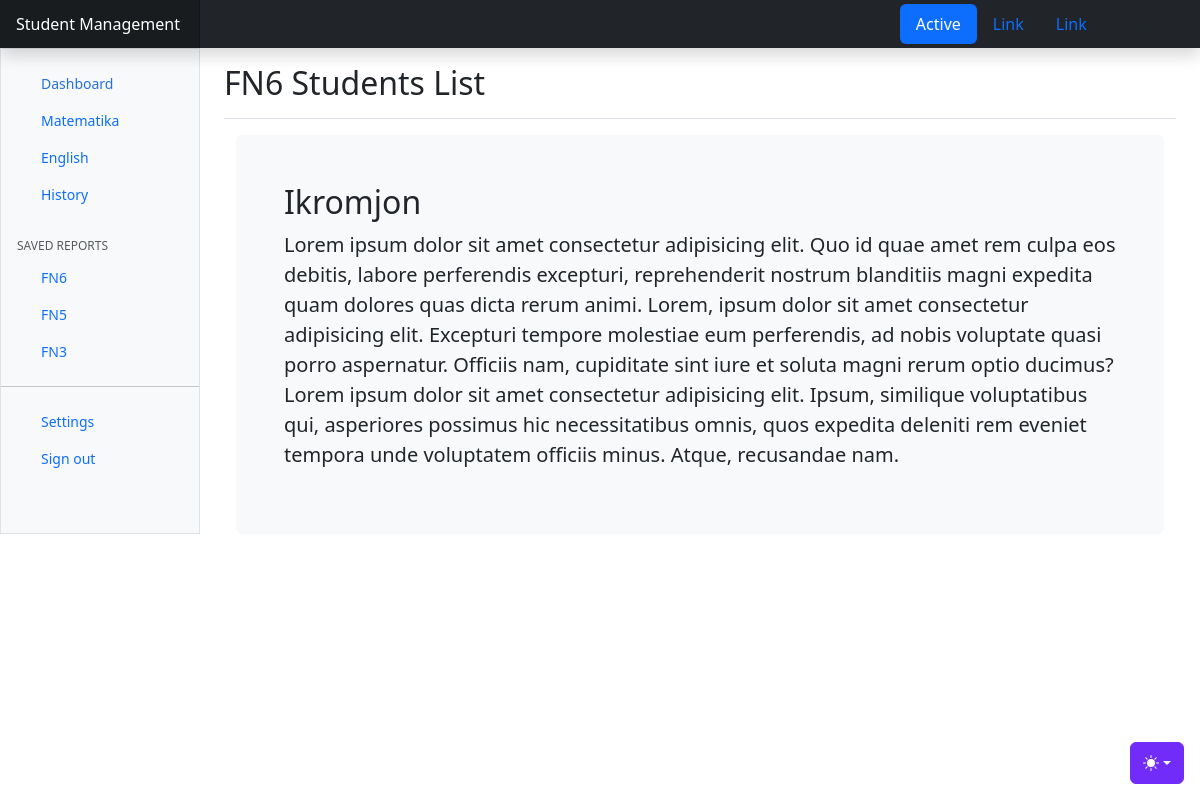
/show/student-ikromjon/, run on the app's committed database.
### student/models.py (models this page shows, shortened)
class Category(models.Model):
    name = models.CharField(max_length=255)
    slug = models.SlugField(max_length=255,unique=True,db_index=True)

class GroupPost(models.Model):
    group_name = models.CharField(max_length=255)
    slug = models.SlugField(max_length=255,unique=True,db_index=True)

class Student(models.Model):
    name = models.CharField(max_length=255)
    content = models.TextField(blank=True)
    slug = models.SlugField(max_length=255,unique=True,db_index=True)
    time_create = models.DateTimeField(auto_now_add=True)
    time_update = models.DateTimeField(auto_now=True)
    is_active = models.BooleanField(default=True)
    cat = models.ForeignKey('Category',on_delete = models.PROTECT, related_name='students')
    group = models.ManyToManyField('GroupPost',blank=True,related_name='group_student')

### student/views.py (the view)
# urls.py: path('show/<slug:post_slug>/',views.show_post, name='student_post'),
def show_post(request,post_slug):
    student = get_object_or_404(Student,slug=post_slug)
    data = {
        'title':'Student Management',
        'page':'Student Post',
        'students':student,
        'categories':categories,
        'groups':groups
    }
    return render(request,'student/post.html',data)

### student/templates/student/post.html
{% extends "base.html" %}
{% block content %}
<main class="col-md-9 ms-sm-auto col-lg-10 px-md-4">
    <div class="d-flex justify-content-between flex-wrap flex-md-nowrap align-items-center pt-3 pb-2 mb-3 border-bottom">
      <h1 class="h2">FN6 Students List</h1>
    </div>
    <main class="container">
    <div class="bg-body-tertiary p-5 rounded">
      <h2>{{students.name}}</h2>
      <p class="lead">Lorem ipsum dolor sit amet consectetur adipisicing elit. Quo id quae amet rem culpa eos debitis, labore perferendis excepturi, reprehenderit nostrum blanditiis magni expedita quam dolores quas dicta rerum animi. Lorem, ipsum dolor sit amet consectetur adipisicing elit. Excepturi tempore molestiae eum perferendis, ad nobis voluptate quasi porro aspernatur. Officiis nam, cupiditate sint iure et soluta magni rerum optio ducimus? Lorem ipsum dolor sit amet consectetur adipisicing elit. Ipsum, similique voluptatibus qui, asperiores possimus hic necessitatibus omnis, quos expedita deleniti rem eveniet tempora unde voluptatem officiis minus. Atque, recusandae nam.</p>
    </div>
  </main>
</main>
{% endblock content %}

### templates/base.html (shortened to what this page needs)
{% load static %}
<!doctype html>
<html lang="en" data-bs-theme="auto">
  <head><script src="{% static "student/assets/js/color-modes.js" %}"></script>
    <link rel="stylesheet" href="https://cdn.jsdelivr.net/npm/@docsearch/css@3">
<link href="{% static "student/assets/dist/css/bootstrap.min.css" %}" rel="stylesheet">
<link href="https://cdn.jsdelivr.net/npm/bootstrap-icons@1.10.5/font/bootstrap-icons.min.css" rel="stylesheet">
    <link href="{% static "student/dashboard.css" %}" rel="stylesheet">
  </head>
  <body>
{% include "includes/mode.html" %}
{% include "includes/navbar.html" %}
<div class="container-fluid">
  <div class="row">
    <div class="sidebar border border-right col-md-3 col-lg-2 p-0 bg-body-tertiary">
      <div class="offcanvas-md offcanvas-end bg-body-tertiary" tabindex="-1" id="sidebarMenu" aria-labelledby="sidebarMenuLabel">
        <div class="offcanvas-body d-md-flex flex-column p-0 pt-lg-3 overflow-y-auto">
          <ul class="nav flex-column">
            <li class="nav-item">
              <a class="nav-link d-flex align-items-center gap-2 active" aria-current="page" href="/">
                <svg class="bi"><use xlink:href="#house-fill"/></svg>
                Dashboard
              </a>
            </li>
            {% for i in categories %}
            <li class="nav-item">
              <a class="nav-link d-flex align-items-center gap-2" href="{% url 'cat' i.slug %}">
                <svg class="bi"><use xlink:href="#file-earmark"/></svg>
                {{i.name}}
              </a>
            </li>
            {% endfor %}
          </ul>
          <h6 class="sidebar-heading d-flex justify-content-between align-items-center px-3 mt-4 mb-1 text-body-secondary text-uppercase">
            <span>Saved reports</span>
            <a class="link-secondary" href="#" aria-label="Add a new report">
              <svg class="bi"><use xlink:href="#plus-circle"/></svg>
            </a>
          </h6>
          <ul class="nav flex-column mb-auto">
            {% for gr in groups %}
            <li class="nav-item">
              <a class="nav-link d-flex align-items-center gap-2" href="{% url 'group' gr.slug %}">
                <svg class="bi"><use xlink:href="#file-earmark-text"/></svg>
                {{gr.group_name}}
              </a>
            </li>
            {% endfor %}
          </ul>
          <hr class="my-3">
          <ul class="nav flex-column mb-auto">
            <li class="nav-item">
              <a class="nav-link d-flex align-items-center gap-2" href="#">
                <svg class="bi"><use xlink:href="#gear-wide-connected"/></svg>
                Settings
              </a>
            </li>
            <li class="nav-item">
              <a class="nav-link d-flex align-items-center gap-2" href="#">
                <svg class="bi"><use xlink:href="#door-closed"/></svg>
                Sign out
              </a>
            </li>
          </ul>
        </div>
      </div>
    </div>
{% block content %}
{% endblock content %}
    </body>
</html>

### student/static/student/dashboard.css (style rules this page uses)
.bi { display: inline-block; width: 1rem; height: 1rem; }
.sidebar .nav-link { font-size: .875rem; font-weight: 500; }
.sidebar .nav-link.active { color: #2470dc; }
.sidebar-heading { font-size: .75rem; }
.bi { vertical-align: -.125em; fill: currentColor; }

### data on the page
Category: name "Matematika"
Category: name "English"
Category: name "History"
GroupPost: group_name "FN6"
GroupPost: group_name "FN5"
GroupPost: group_name "FN3"
Student: name "Ikromjon"

### other printed values
{{ title }} "Student Management"
